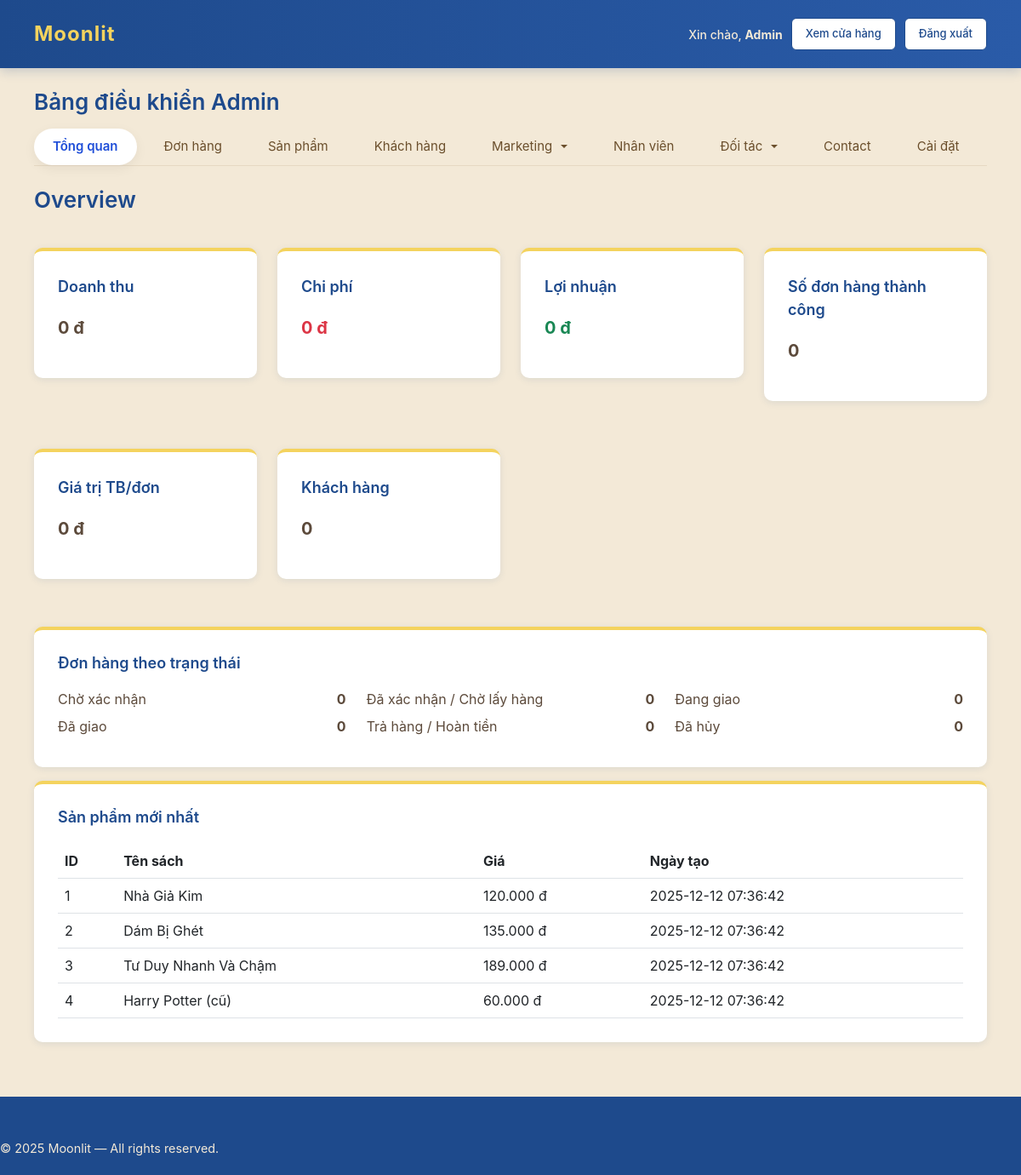
The app's page /admin-dashboard.php, older data.
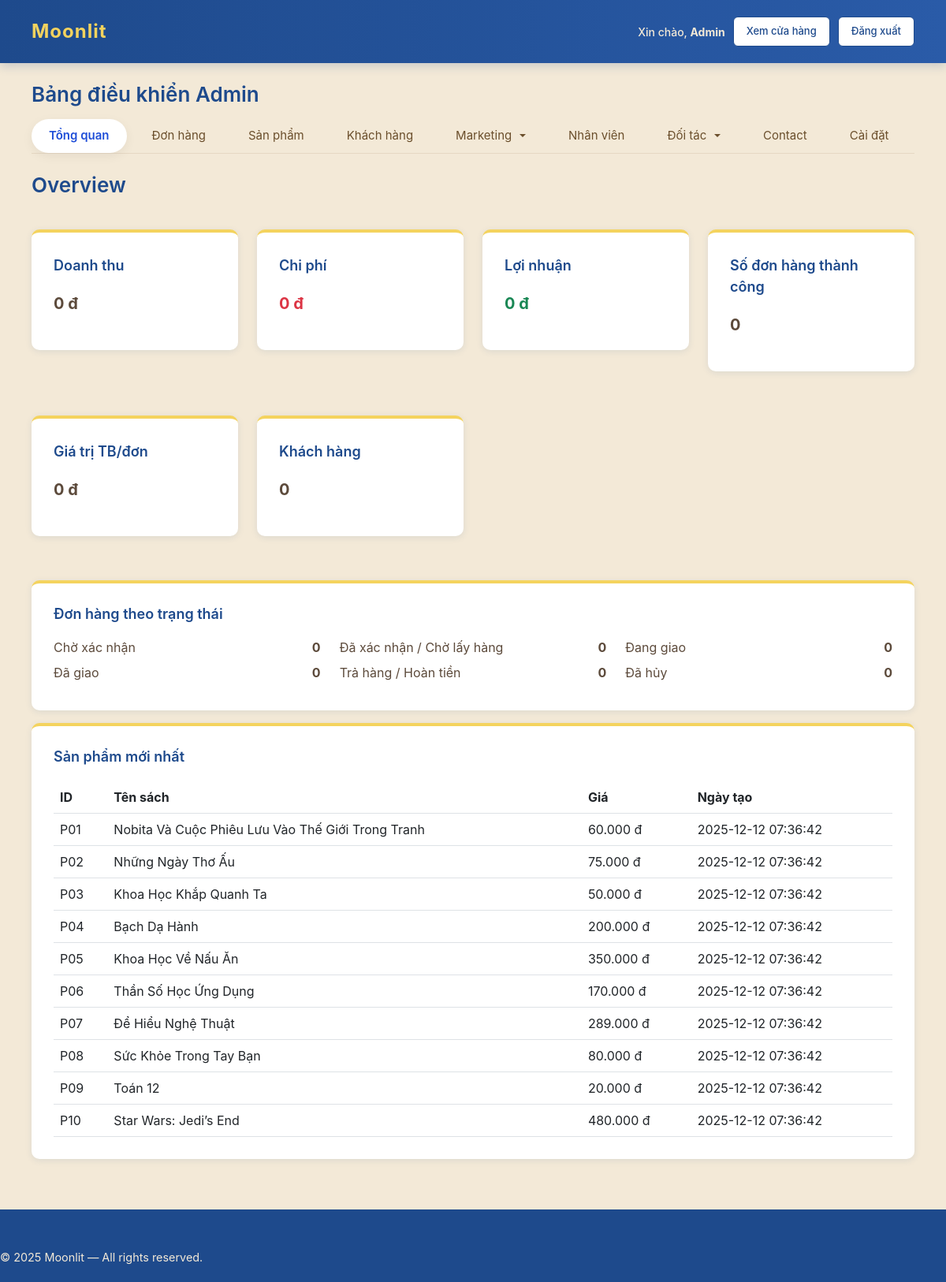
The same page, newer data.
### tables this page shows
CREATE TABLE Product (
  ProductID VARCHAR(6) PRIMARY KEY,
  ProductName VARCHAR(255) NOT NULL,
  Description TEXT,
  Price DECIMAL(10,2) NOT NULL,
  Image LONGBLOB NULL,
  ImageUrl VARCHAR(1000) NULL,
  PublisherID VARCHAR(6) DEFAULT NULL,
  AuthorID VARCHAR(6) DEFAULT NULL,
  SoldQuantity INT DEFAULT 0,
  `Condition` ENUM('New','Used') DEFAULT 'New',
  CreatedDate DATETIME DEFAULT CURRENT_TIMESTAMP,
  Status BIT,
  CONSTRAINT fk_product_publisher
    FOREIGN KEY (PublisherID)
    REFERENCES Publisher(PublisherID)
    ON DELETE SET NULL
    ON UPDATE CASCADE,
  CONSTRAINT fk_product_author
    FOREIGN KEY (AuthorID)
    REFERENCES Book_Author(AuthorID)
    ON DELETE SET NULL
    ON UPDATE CASCADE
);

### admin-overview.php (the view, shortened to what this page needs)
<?php
$orderStatuses = [
    'Chờ xác nhận' => 'Chờ xác nhận',
    'Đã xác nhận' => 'Đã xác nhận / Chờ lấy hàng',
    'Đang giao' => 'Đang giao',
    'Đã giao' => 'Đã giao',
    'Đã hoàn tiền' => 'Trả hàng / Hoàn tiền',
    'Bị hủy' => 'Đã hủy',
];
$stmt = $pdo->query("
    SELECT
        COALESCE(SUM(o.TotalAmount), 0)
        - COALESCE(SUM(CASE WHEN ro.Status = 'Chấp thuận' THEN ro.TotalRefund ELSE 0 END), 0) AS revenue,
        COUNT(DISTINCT o.OrderID) AS orders
    FROM `Order` o
    LEFT JOIN Returns_Order ro
        ON ro.OrderID = o.OrderID
    WHERE o.Status IN ('Đã xác nhận', 'Đang giao', 'Đã giao', 'Đã nhận', 'Đã hoàn tiền')
");
$row = $stmt->fetch(PDO::FETCH_ASSOC);
$totalRevenue = $row ? (float) $row['revenue'] : 0;
$totalOrders = $row ? (int) $row['orders'] : 0;
$avgOrder = $totalOrders ? $totalRevenue / $totalOrders : 0;
$totalCost = (float) $pdo->query("
    SELECT
        COALESCE(
            SUM(
                (oi.Quantity - COALESCE(r.ReturnedQty, 0)) * s.BuyPrice
            ), 0
        ) AS Cost
    FROM Order_Items oi
    JOIN SKU s ON oi.SKU_ID = s.SKUID
    JOIN `Order` o ON oi.OrderID = o.OrderID
    LEFT JOIN (
        SELECT
            ri.OrderItemID,
            SUM(ri.Quantity) AS ReturnedQty
        FROM Return_Items ri
        JOIN Returns_Order ro ON ri.ReturnID = ro.ReturnID
        WHERE ro.Status = 'Chấp thuận'
        GROUP BY ri.OrderItemID
    ) r ON oi.OrderItemID = r.OrderItemID
    WHERE o.Status IN ('Đã giao', 'Đã nhận', 'Đã hoàn tiền')
")->fetchColumn();
$profit = $totalRevenue - $totalCost;
$orderStatusCounts = [];
$latestProducts = $pdo->query("
    SELECT ProductID, ProductName, Price, CreatedDate
    FROM Product
    ORDER BY CreatedDate DESC
    LIMIT 10
")->fetchAll(PDO::FETCH_ASSOC);
$totalCustomers = (int) $pdo->query("
    SELECT COUNT(*) FROM User_Account where Role ='customer'
")->fetchColumn();
?>
<h2 class="account-section-title">Overview</h2>
<div class="row">
    <div class="col-md-3 mb-3">
        <div class="account-card">
            <div class="account-card-title">Doanh thu</div>
            <p class="fw-bold fs-5">
                <?= number_format($totalRevenue, 0, ',', '.') ?> đ
            </p>
        </div>
    </div>
    <div class="col-md-3 mb-3">
        <div class="account-card">
            <div class="account-card-title">Chi phí</div>
            <p class="fw-bold fs-5 text-danger">
                <?= number_format($totalCost, 0, ',', '.') ?> đ
            </p>
        </div>
    </div>
    <div class="col-md-3 mb-3">
        <div class="account-card">
            <div class="account-card-title">Lợi nhuận</div>
            <p class="fw-bold fs-5 text-success">
                <?= number_format($profit, 0, ',', '.') ?> đ
            </p>
        </div>
    </div>
    <div class="col-md-3 mb-3">
        <div class="account-card">
            <div class="account-card-title">Số đơn hàng thành công</div>
            <p class="fw-bold" style="font-size: 20px;">
                <?php echo (int) $totalOrders; ?>
            </p>
        </div>
    </div>
    <div class="col-md-3 mb-3">
        <div class="account-card">
            <div class="account-card-title">Giá trị TB/đơn</div>
            <p class="fw-bold" style="font-size: 20px;">
                <?php echo number_format($avgOrder, 0, ',', '.'); ?> đ
            </p>
        </div>
    </div>
    <div class="col-md-3 mb-3">
        <div class="account-card">
            <div class="account-card-title">Khách hàng</div>
            <p class="fw-bold" style="font-size: 20px;">
                <?php echo (int) $totalCustomers; ?>
            </p>
        </div>
    </div>
</div>
<div class="account-card mb-3">
    <h2 class="account-card-title">Đơn hàng theo trạng thái</h2>
    <div class="row">
        <?php foreach ($orderStatuses as $code => $label): ?>
            <div class="col-md-4 mb-2">
                <div class="d-flex justify-content-between">
                    <span><?php echo h($label); ?></span>
                    <strong>
                        <?php echo $orderStatusCounts[$code] ?? 0; ?>
                    </strong>
                </div>
            </div>
        <?php endforeach; ?>
    </div>
</div>
<div class="account-card">
    <h2 class="account-card-title">Sản phẩm mới nhất</h2>
    <?php if (empty($latestProducts)): ?>
        <p class="account-empty-text mb-0">
            Chưa có sản phẩm nào.
        </p>
    <?php else: ?>
        <div class="table-responsive">
            <table class="table align-middle mb-0">
                <thead>
                    <tr>
                        <th>ID</th>
                        <th>Tên sách</th>
                        <th>Giá</th>
                        <th>Ngày tạo</th>
                    </tr>
                </thead>
                <tbody>
                    <?php foreach ($latestProducts as $p): ?>
                        <tr>
                            <td><?php echo h($p['ProductID']); ?></td>
                            <td><?php echo h($p['ProductName']); ?></td>
                            <td><?php echo number_format($p['Price'], 0, ',', '.'); ?> đ</td>
                            <td><?php echo h($p['CreatedDate']); ?></td>
                        </tr>
                    <?php endforeach; ?>
                </tbody>
            </table>
        </div>
    <?php endif; ?>
</div>

### admin-dashboard.php (shortened to what this page needs)
<?php
$currentUsername = $_SESSION['username'] ?? 'Admin';
$tab = $_POST['tab'] ?? ($_GET['tab'] ?? 'overview');
$isAjax = isset($_GET['ajax']) || isset($_POST['ajax']);
function h($str)
{
    return htmlspecialchars((string) $str, ENT_QUOTES, 'UTF-8');
}
?>
<!DOCTYPE html>
<html lang="vi">
<head>
    <link href="https://cdn.jsdelivr.net/npm/bootstrap@5.3.0/dist/css/bootstrap.min.css" rel="stylesheet">
    <link rel="stylesheet" href="moonlit-style.css">
</head>
<body class="account-body admin-page">
    <?php if (!$isAjax): ?>
        <header class="account-header site-header">
            <div class="container header-inner">
                <div class="header-left">
                    <a href="shop.php" class="logo-link">
                        <span class="account-logo">Moonlit</span>
                    </a>
                </div>
                <div class="header-right">
                    <span class="account-username d-none d-sm-inline">
                        Xin chào, <strong><?php echo h($currentUsername); ?></strong>
                    </span>
                    <a href="index.php" class="account-btn-secondary header-account-btn">
                        Xem cửa hàng
                    </a>
                    <a href="logout.php" class="account-btn-secondary header-account-btn">
                        Đăng xuất
                    </a>
                </div>
            </div>
        </header>
        <main class="account-main">
            <div class="container">
                <h1 class="account-section-title mb-3">
                    Bảng điều khiển Admin
                </h1>
                <nav class="admin-nav mb-4">
                    <ul class="admin-nav-list">
                        <li>
                            <a class="<?= $tab === 'overview' ? 'active' : '' ?>" href="?tab=overview">Tổng quan</a>
                        </li>
                        <li>
                            <a class="<?= $tab === 'orders' ? 'active' : '' ?>" href="?tab=orders">Đơn hàng</a>
                        </li>
                        <li>
                            <a class="<?= $tab === 'products' ? 'active' : '' ?>" href="?tab=products">Sản phẩm</a>
                        </li>
                        <li>
                            <a class="<?= $tab === 'customers' ? 'active' : '' ?>" href="?tab=customers">Khách hàng</a>
                        </li>
                        <li class="dropdown">
                            <a class="dropdown-toggle <?= in_array($tab, ['voucher', 'posts','blogs']) ? 'active' : '' ?>" href="#"
                                data-bs-toggle="dropdown">
                                Marketing
                            </a>
                        </li>
                        <li>
                            <a class="<?= $tab === 'employee' ? 'active' : '' ?>" href="?tab=employee">Nhân viên</a>
                        </li>
                        <li class="dropdown">
                            <a class="dropdown-toggle <?= in_array($tab, ['carriers', 'publishers']) ? 'active' : '' ?>" href="#"
                                data-bs-toggle="dropdown">
                                Đối tác
                            </a>
                        </li>
                        <li>
                            <a class="<?= $tab === 'contact' ? 'active' : '' ?>" href="?tab=contact">Contact</a>
                        </li>
                        <li>
                            <a class="<?= $tab === 'setting' ? 'active' : '' ?>" href="?tab=setting">Cài đặt</a>
                        </li>
                    </ul>
                </nav>
            <?php endif; ?>
            <?php
            $tabFile = __DIR__ . "/admin-$tab.php";
            if (file_exists($tabFile)) {
                require $tabFile;
            } else {
                echo '<div class="alert alert-danger">Tab không tồn tại</div>';
            }
            ?>
        </div>
    </main>
    <?php if (!$isAjax): ?>
        <footer class="site-footer">
            © <?php echo date('Y'); ?> Moonlit — All rights reserved.
        </footer>
    <?php endif; ?>
</body>
</html>

Row changes from the older to the newer data that the page shows:
removed product: ProductID "1", ProductName "Nhà Giả Kim", Price "120.000", CreatedDate "2025-12-12 07:36:42"
removed product: ProductID "2", ProductName "Dám Bị Ghét", Price "135.000", CreatedDate "2025-12-12 07:36:42"
removed product: ProductID "3", ProductName "Tư Duy Nhanh Và Chậm", Price "189.000", CreatedDate "2025-12-12 07:36:42"
removed product: ProductID "4", ProductName "Harry Potter (cũ)", Price "60.000", CreatedDate "2025-12-12 07:36:42"
added product: ProductID "P01", ProductName "Nobita Và Cuộc Phiêu Lưu Vào Thế Giới Trong Tranh", Price "60.000", CreatedDate "2025-12-12 07:36:42"
added product: ProductID "P02", ProductName "Những Ngày Thơ Ấu", Price "75.000", CreatedDate "2025-12-12 07:36:42"
added product: ProductID "P03", ProductName "Khoa Học Khắp Quanh Ta", Price "50.000", CreatedDate "2025-12-12 07:36:42"
added product: ProductID "P04", ProductName "Bạch Dạ Hành", Price "200.000", CreatedDate "2025-12-12 07:36:42"
added product: ProductID "P05", ProductName "Khoa Học Về Nấu Ăn", Price "350.000", CreatedDate "2025-12-12 07:36:42"
added product: ProductID "P06", ProductName "Thần Số Học Ứng Dụng", Price "170.000", CreatedDate "2025-12-12 07:36:42"
added product: ProductID "P07", ProductName "Để Hiểu Nghệ Thuật", Price "289.000", CreatedDate "2025-12-12 07:36:42"
added product: ProductID "P08", ProductName "Sức Khỏe Trong Tay Bạn", Price "80.000", CreatedDate "2025-12-12 07:36:42"
added product: ProductID "P09", ProductName "Toán 12", Price "20.000", CreatedDate "2025-12-12 07:36:42"
added product: ProductID "P10", ProductName "Star Wars: Jedi’s End", Price "480.000", CreatedDate "2025-12-12 07:36:42"
